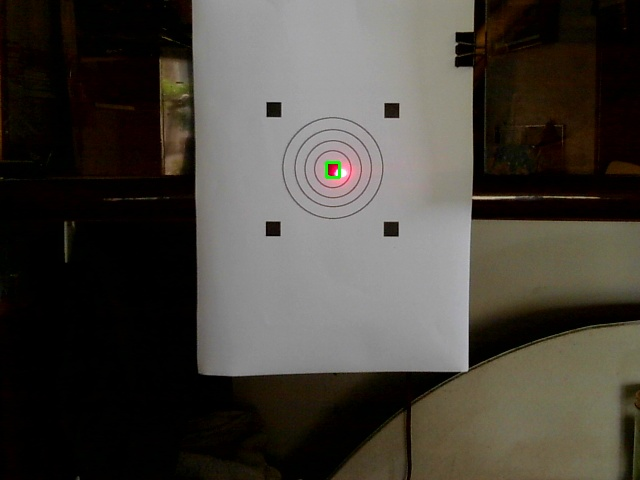
#> input picture detect1.jpg, 640 x 480 px, given in place of the camera
$ python cap_laser.py
#> lines starting #> are read from the running program, lines starting #| are printed output that depends on the picture; after the words box and inside, x2 and y2 are one past the last pixel; in counts of white or black regions, pixels touching at a corner belong together
import cv2
import numpy as np
import time

# Mở webcam
cap = cv2.VideoCapture(0)

# Kiểm tra xem webcam có mở được không
if not cap.isOpened():
    print("Không thể mở webcam")
else:
    print("Đang nhận diện laser đỏ. Nhấn 'q' để thoát.")

    while True:
        ret, frame = cap.read()
#> frame is the input picture: shape (480, 640, 3); mean B, G, R 59.8, 66.4, 70.5
        if not ret:
            print("Không thể đọc khung hình")
            break

        # Chuyển đổi sang không gian màu HSV
        hsv = cv2.cvtColor(frame, cv2.COLOR_BGR2HSV)
#> hsv: shape (480, 640, 3); mean H, S, V 22.7, 99.5, 70.7

        # Định nghĩa phạm vi màu đỏ trong HSV
        lower_red1 = np.array([0, 120, 70])
        upper_red1 = np.array([10, 255, 255])
        lower_red2 = np.array([170, 120, 70])
        upper_red2 = np.array([180, 255, 255])

        # Tạo mặt nạ cho màu đỏ
        mask1 = cv2.inRange(hsv, lower_red1, upper_red1)
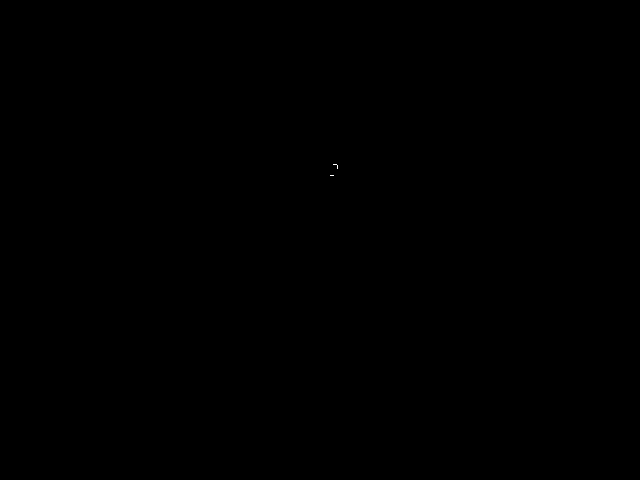
#> mask1: shape (480, 640); 0% white in thin lines or dots, all inside (x1, y1, x2, y2) = (330, 164, 338, 176)
        mask2 = cv2.inRange(hsv, lower_red2, upper_red2)
#> mask2: shape (480, 640); 0.03% white; 2 white regions, box (x1, y1, x2, y2) and area: (329, 165, 337, 175) 58, (341, 164, 352, 186) 42
        red_mask = mask1 + mask2
#> red_mask: shape (480, 640); 0.04% white; 2 white regions

        # Tìm các vùng có màu đỏ
        contours, _ = cv2.findContours(red_mask, cv2.RETR_TREE, cv2.CHAIN_APPROX_SIMPLE)
#> contours = 2 contours, 1 with area under 20; largest, box (x1, y1, x2, y2) and area: (329, 164, 338, 176) 52

        # Nếu phát hiện laser đỏ
        if contours:
            for cnt in contours:
                area = cv2.contourArea(cnt)
                if area > 50:  # Ngưỡng diện tích để tránh nhiễu
                    x, y, w, h = cv2.boundingRect(cnt)
                    cv2.rectangle(frame, (x, y), (x+w, y+h), (0, 255, 0), 2)
                    timestamp = int(time.time())
                    filename = f"/home/duypc/laser_detected_{timestamp}.jpg"
                    cv2.imwrite(filename, frame)
                    print(f"Đã chụp ảnh: {filename}")
                    time.sleep(2)  # Tránh chụp quá nhiều ảnh liên tục
#> this loop made 2 passes
#> (area, x, y, w, h) on pass 2: (51.5, 329, 164, 9, 12)
#| Đã chụp ảnh: /home/duypc/laser_detected_1795174794.jpg

        # Hiển thị khung hình
        cv2.imshow("Laser Detection", frame)

        # Nhấn 'q' để thoát
        if cv2.waitKey(1) & 0xFF == ord('q'):
#> (key q is pressed here)
            break

    cap.release()
    cv2.destroyAllWindows()
